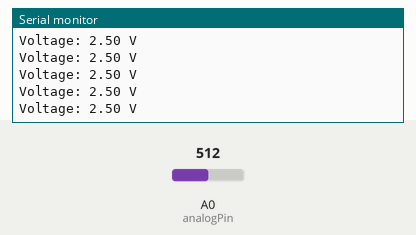
This sketch was run on a simulated Arduino Uno, built with avr-gcc and run on an emulated ATmega328P. Shown: the last lines printed to the serial monitor. The inputs (shaded band) are chosen by the test bench; at power-on: A0 (analogPin) = 512.

Above: at 1.2 s.
1.3 s: A0 (analogPin) set to 716
At 1.31 s:
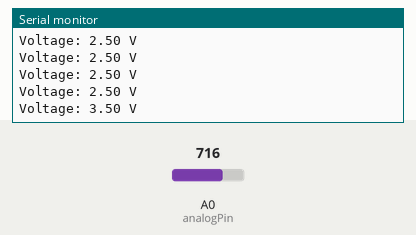
2.8 s: A0 (analogPin) set to 900
At 2.82 s:
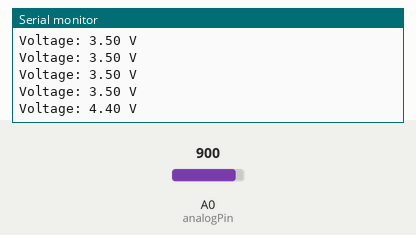
Timing chart, 0 to 5.8 s (numbered marks = the images above; inputs shaded):
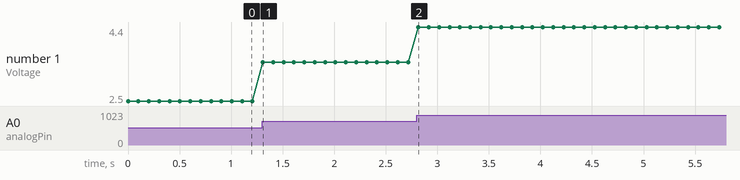

The sketch:

Voltage-regulation.ino
```cpp
int analogPin = A0;
float voltage = 0.0;

void setup() {
  Serial.begin(9600);
}

void loop() {
  int sensorValue = analogRead(analogPin);

  voltage = sensorValue * (5.0 / 1023.0);


  Serial.print("Voltage: ");
  Serial.print(voltage);
  Serial.println(" V");

  delay(100);
}
```

Measured:
- after the input at 1.3 s, the serial monitor: prints a new line at once (image 1)
- after the input at 2.8 s, the serial monitor: prints a new line at once (image 2)
- plotted number 1: 2.5 → 3.5 after the input at 1.3 s, 3.5 → 4.4 after the input at 2.8 s
